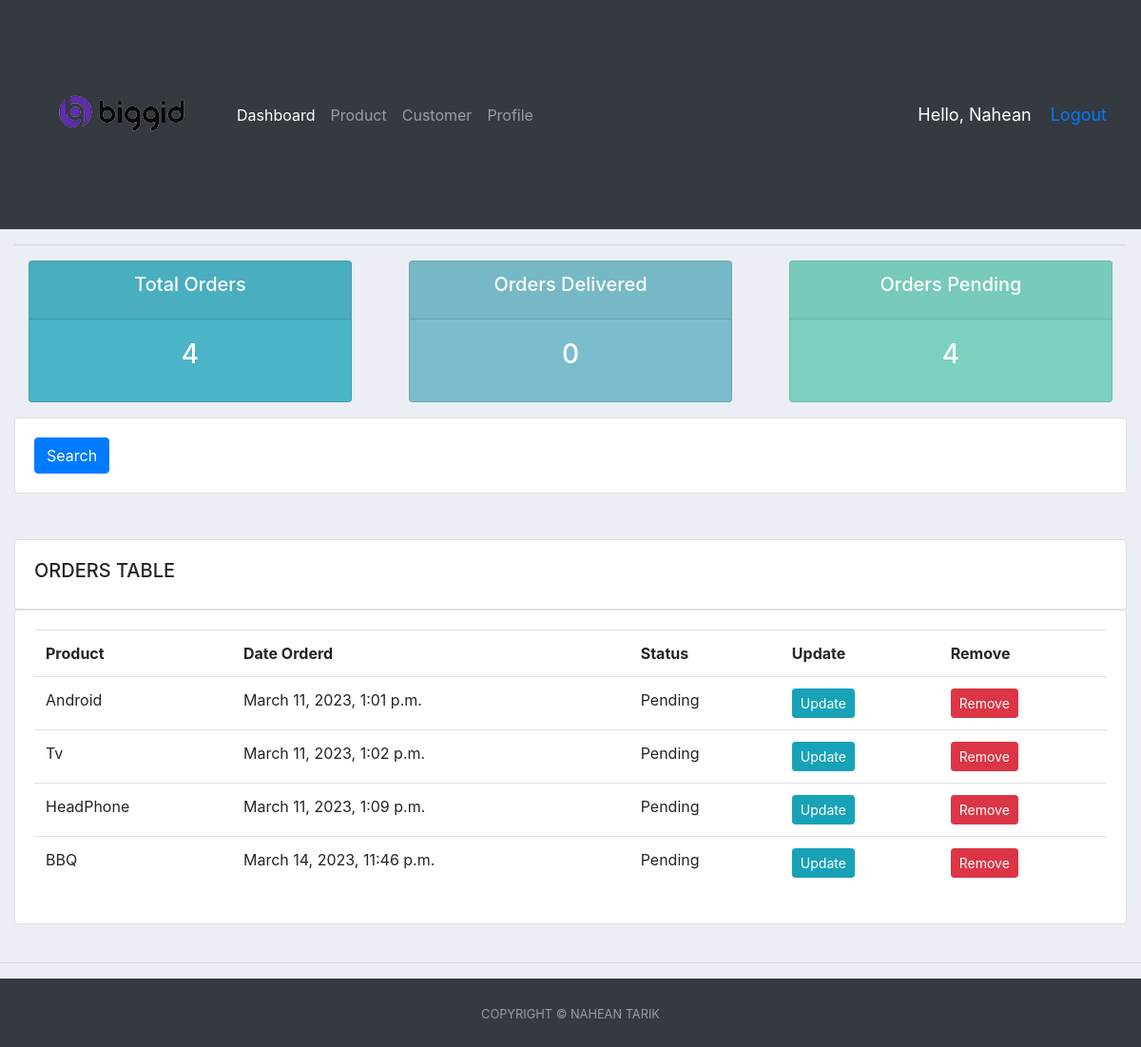
The app's page / (signed in) with its own data.
### accounts/models.py (models this page shows, shortened)
class Order(models.Model):
    STATUS = (
        ('Pending', 'Pending'),
        ('On Process', 'On Process'),
        ('Delivered', 'Delivered'),
    )
    customer = models.ForeignKey(
        Customer, null=True, on_delete=models.SET_NULL)
    product = models.ForeignKey(Product, null=True, on_delete=models.SET_NULL)
    date_created = models.DateTimeField(auto_now_add=True, null=True)
    status = models.CharField(max_length=200, null=True, choices=STATUS)

class Product(models.Model):
    CATEGORY = (
        ('Food', 'Food'),
        ('Outdoor Item', 'Outdoor Item'),
        ('Gadget', 'Gadget'),
    )
    name = models.CharField(max_length=200, null=True)
    price = models.FloatField(null=True)
    category = models.CharField(max_length=200, null=True, choices=CATEGORY)
    Description = models.CharField(max_length=200, null=True, blank=True)
    date_created = models.DateTimeField(auto_now_add=True, null=True)
    tags = models.ManyToManyField(Tag)
    def __str__(self):
        return self.name

### accounts/decorators.py (the view)
    def wrapper_func(request, *args, **kwargs):
        group = None
        if request.user.groups.exists():
            group = request.user.groups.all()[0].name
        if group == 'customer':
            return redirect('userPage')
        if group == 'admin':
            return view_func(request, *args, **kwargs)

### accounts/views.py (called while the page is built)
@login_required(login_url='login')
@Admin_only
def home(request):
    customers = Customer.objects.all()
    orders = Order.objects.all()
    total_orders = orders.count()
    total_customers = customers.count()
    delivered = orders.filter(status='Delivered').count()
    pending = orders.filter(status='Pending').count()
    context = {'orders': orders,
               'total_orders': total_orders, 'total_customers': total_customers, 'delivered': delivered, 'pending': pending}
    return render(request, 'accounts/dashboard.html', context)

### accounts/templates/accounts/dashboard.html (shortened to what this page needs)
{% extends 'accounts/main.html' %} {% block content %}
{% include 'accounts/status.html' %}
<div class="row">
  <div class="col">
    <div class="card card-body">
      <form method="get">
        <button class="btn btn-primary" type="submit">Search</button>
      </form>
    </div>
  </div>
</div>
<br />
<class class="container-fluid">
  <br />
  <class class="row">
    <div class="col-md">
      <div class="card card-body">
        <h5>ORDERS TABLE</h5>
      </div>
      <div class="card card-body">
        <table class="table">
          <tr>
            <th>Product</th>
            <th>Date Orderd</th>
            <th>Status</th>
            <th>Update</th>
            <th>Remove</th>
          </tr>
          {% for i in orders %}
          <tr>
            <td>{{i.product}}</td>
            <td>{{i.date_created}}</td>
            <td>{{i.status}}</td>
            <td>
              <a
                class="btn btn-sm btn-info"
                href="{% url 'update_order' i.id %}"
                >Update</a
              >
            </td>
            <td>
              <a
                class="btn btn-sm btn-danger"
                href="{% url 'delete_order' i.id %}"
                >Remove</a
              >
            </td>
          </tr>
          {% endfor %}
        </table>
      </div>
    </div>
    </class>
    </class>
  </div>
    {% endblock %}

### accounts/templates/accounts/navbar.html (shortened to what this page needs)
{% load static %}
<nav class="navbar navbar-expand-lg navbar-dark bg-dark">
  <img src="{% static '/static/image/im1.png' %}">
    <div class="collapse navbar-collapse" id="navbarNav">
      <ul class="navbar-nav">
        {% if request.user.is_staff %}
        <li class="nav-item active">
          <a class="nav-link" href="{% url 'home' %}">Dashboard <span class="sr-only">(current)</span></a>
        </li>
        <li class="nav-item">
          <a class="nav-link" href="{% url 'product' %}">Product</a>
        </li>
      <li class="nav-item">
        <a class="nav-link" href="{% url 'customer_page' %}">Customer</a>
      </li>
      {% endif %}
      <li class="nav-item">
        <a class="nav-link" href="{% url 'accountSet' %}">Profile</a>
      </li>
     </ul>
    </div>
    <span class="hello-msg">Hello, {{request.user}}</span>
    <span class="hello-msg"><a href="{% url 'logout' %}">Logout</a></span>
  </nav>

### accounts/templates/accounts/main.html (style rules this page uses)
body { background-color: #ebeff5; }

### accounts/templates/accounts/navbar.html (style rules this page uses)
.hello-msg { font-size: 18px; color: white; margin-right: 20px; }

### records on screen
Order: product "Android", date_created "March 11, 2023, 1:01 p.m.", status "Pending"
Order: product "Tv", date_created "March 11, 2023, 1:02 p.m.", status "Pending"
Order: product "HeadPhone", date_created "March 11, 2023, 1:09 p.m.", status "Pending"
Order: product "BBQ", date_created "March 14, 2023, 11:46 p.m.", status "Pending"

### other values on screen
{{ request.user }} "Nahean"
{{ total_orders }} "4"
{{ delivered }} "0"
{{ pending }} "4"
